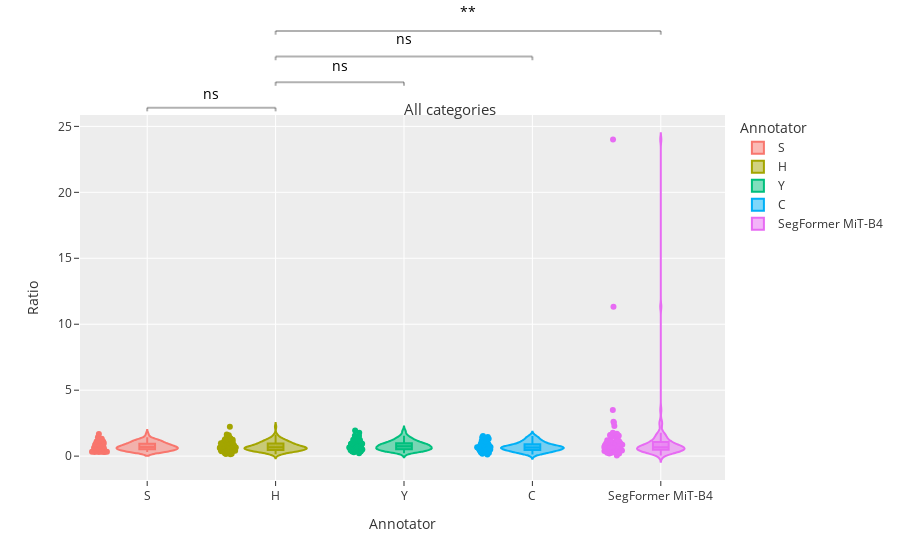

Here is the notebook cell this chart was saved with:
### Code cell
df = df_raw
# df = df[df.common == 5]
# df = df[df.ratio < 3]
filtered = df[(np.isin(df.fiber_type, ["double"]))]
try:
    model = smf.mixedlm("ratio ~ annotator", filtered, groups=filtered["image_type"])
except ValueError:
    pass
try:
    result = model.fit()
except np.linalg.LinAlgError:
    print("LinAlgError")
    pass
pvalues = np.asarray(result.pvalues)[1:]



filtered['Ratio'] = filtered['ratio'].astype(float)
filtered['Annotator'] = filtered['annotator']

fig = px.violin(
    filtered,
    y="Ratio",
    x="Annotator",
    box=True,  # draw box plot inside the violin
    points="all",  # can be 'outliers', or False
    color="Annotator",
    template="ggplot2",
    title="All categories",
)
fig = add_p_value_annotation(fig, [[0,1], [1,2], [1,3], [1, 4]], stats_test=pvalues)
# Set title to the name of the category
# Increase top margin to make room for the title
fig.update_layout(
title=dict(font=dict(size=15), automargin=True, yref='paper')
)
fig.update_layout(margin=dict(t=115))
fig.show()

### Figure 1 — Plotly figure (JSON) as saved in the notebook; plotly's stock layout.template omitted (floating-point values rounded to 4 significant figures)
{"data": [{"alignmentgroup": "True", "box": {"visible": true}, "hovertemplate": "Annotator=%{x}<br>Ratio=%{y}<extra></extra>", "legendgroup": "S", "marker": {"color": "#F8766D"}, "name": "S", "offsetgroup": "S", "orientation": "v", "points": "all", "scalegroup": "True", "showlegend": true, "type": "violin", "x": ["S", "S", "S", "S", "S", "S", "S", "S", "S", "S", "S", "S", "S", "S", "S", "S", "S", "S", "S", "S", "S", "S", "S", "S", "S", "S", "S", "S", "S", "S", "S", "S", "S", "S", "S", "S", "S", "S", "S", "S", "S", "S", "S", "S", "S", "S", "S", "S", "S", "S", "S", "S", "S", "S", "S", "S", "S", "S", "S", "S", "S", "S", "S", "S", "S", "S", "S"], "x0": " ", "xaxis": "x", "y": [0.6667, 0.88, 0.5526, 0.3077, 0.5769, 0.641, 0.4, 0.9474, 0.9643, 0.6957, 0.6, 0.7632, 0.7576, 0.6087, 0.3143, 0.5172, 0.7333, 0.3421, 0.3429, 0.8889, 0.88, 1.111, 0.9429, 0.3333, 1.0, 0.8636, 1.203, 0.4286, 0.6296, 0.4419, 0.5, 0.5814, 0.5, 0.6308, 1.098, 1.216, 1.217, 0.7073, 0.3415, 0.377, 0.3913, 0.9615, 1.125, 0.9167, 0.75, 1.318, 1.158, 1.437, 0.6176, 1.24, 0.3333, 0.5862, 0.8913, 0.5122, 0.5294, 1.194, 0.6, 0.5758, 0.325, 0.7812, 0.3333, 1.687, 0.6842, 0.8378, 0.8, 0.6552, 1.048], "y0": " ", "yaxis": "y"}, {"alignmentgroup": "True", "box": {"visible": true}, "hovertemplate": "Annotator=%{x}<br>Ratio=%{y}<extra></extra>", "legendgroup": "H", "marker": {"color": "#A3A500"}, "name": "H", "offsetgroup": "H", "orientation": "v", "points": "all", "scalegroup": "True", "showlegend": true, "type": "violin", "x": ["H", "H", "H", "H", "H", "H", "H", "H", "H", "H", "H", "H", "H", "H", "H", "H", "H", "H", "H", "H", "H", "H", "H", "H", "H", "H", "H", "H", "H", "H", "H", "H", "H", "H", "H", "H", "H", "H", "H", "H", "H", "H", "H", "H", "H", "H", "H", "H", "H", "H", "H", "H", "H", "H", "H", "H", "H", "H", "H", "H", "H", "H", "H", "H", "H", "H", "H", "H", "H", "H", "H", "H", "H", "H", "H", "H", "H", "H", "H", "H", "H", "H", "H", "H", "H", "H", "H", "H", "H", "H", "H", "H", "H", "H", "H", "H", "H", "H", "H", "H", "H", "H", "H", "H", "H", "H", "H", "H", "H"], "x0": " ", "xaxis": "x", "y": [0.6617, 0.9831, 0.2857, 0.4186, 0.2143, 0.4607, 0.5556, 0.3718, 0.1364, 0.6494, 1.192, 0.5349, 0.7667, 0.6, 0.6957, 0.7273, 0.4062, 0.625, 0.45, 0.7561, 1.0, 0.5111, 0.561, 1.276, 0.4737, 0.6098, 0.5676, 0.1818, 0.6774, 0.6341, 0.5135, 0.6739, 0.4242, 0.7333, 0.5152, 0.4333, 0.4286, 1.25, 0.3529, 0.9143, 0.92, 1.167, 0.9697, 0.3333, 0.3667, 1.0, 0.8571, 1.231, 0.3067, 0.6625, 0.4301, 0.4706, 1.098, 1.312, 1.189, 1.255, 0.3095, 0.4, 0.4783, 1.2, 0.963, 0.7037, 0.8056, 1.0, 1.353, 1.632, 2.222, 1.471, 1.357, 0.6061, 1.042, 0.7714, 0.6667, 0.8261, 0.5652, 0.9474, 1.0, 0.8864, 0.7297, 0.5937, 1.107, 1.1, 0.96, 0.5968, 0.6087, 0.8846, 0.2714, 0.5156, 0.3333, 0.6346, 0.614, 0.4028, 0.4429, 0.3704, 0.4211, 1.588, 0.7368, 0.8205, 1.024, 0.6122, 0.7778, 0.8, 0.7273, 0.1628, 0.7333, 0.6173, 0.9783, 0.56, 0.6667], "y0": " ", "yaxis": "y"}, {"alignmentgroup": "True", "box": {"visible": true}, "hovertemplate": "Annotator=%{x}<br>Ratio=%{y}<extra></extra>", "legendgroup": "Y", "marker": {"color": "#00BF7D"}, "name": "Y", "offsetgroup": "Y", "orientation": "v", "points": "all", "scalegroup": "True", "showlegend": true, "type": "violin", "x": ["Y", "Y", "Y", "Y", "Y", "Y", "Y", "Y", "Y", "Y", "Y", "Y", "Y", "Y", "Y", "Y", "Y", "Y", "Y", "Y", "Y", "Y", "Y", "Y", "Y", "Y", "Y", "Y", "Y", "Y", "Y", "Y", "Y", "Y", "Y", "Y", "Y", "Y", "Y", "Y", "Y", "Y", "Y", "Y", "Y", "Y", "Y", "Y", "Y", "Y", "Y", "Y", "Y", "Y", "Y", "Y", "Y", "Y", "Y", "Y", "Y", "Y", "Y", "Y", "Y", "Y", "Y", "Y", "Y", "Y", "Y", "Y", "Y", "Y"], "x0": " ", "xaxis": "x", "y": [1.061, 0.3778, 0.3617, 0.3034, 0.4494, 0.6753, 0.359, 0.75, 0.6765, 0.697, 0.6087, 1.519, 0.4, 0.6364, 0.775, 0.525, 0.75, 0.3871, 0.3784, 1.235, 0.6207, 0.9167, 0.8929, 0.9167, 0.3793, 0.9231, 0.8696, 0.3662, 0.6292, 0.5, 0.6341, 0.3944, 1.38, 1.0, 1.211, 1.341, 1.782, 0.5513, 0.2128, 0.4167, 0.5455, 1.208, 0.9615, 0.8889, 0.9231, 1.318, 1.412, 0.7187, 1.55, 0.8889, 1.095, 0.8936, 0.7368, 0.5, 1.231, 1.133, 1.12, 0.6515, 0.5441, 0.35, 0.8276, 0.9773, 0.6727, 0.5312, 0.5139, 0.5143, 1.937, 0.8, 0.7647, 0.9318, 0.5484, 0.6962, 0.9348, 1.095], "y0": " ", "yaxis": "y"}, {"alignmentgroup": "True", "box": {"visible": true}, "hovertemplate": "Annotator=%{x}<br>Ratio=%{y}<extra></extra>", "legendgroup": "C", "marker": {"color": "#00B0F6"}, "name": "C", "offsetgroup": "C", "orientation": "v", "points": "all", "scalegroup": "True", "showlegend": true, "type": "violin", "x": ["C", "C", "C", "C", "C", "C", "C", "C", "C", "C", "C", "C", "C", "C", "C", "C", "C", "C", "C", "C", "C", "C", "C", "C", "C", "C", "C", "C", "C", "C", "C", "C", "C", "C", "C", "C", "C", "C", "C", "C", "C", "C", "C", "C", "C", "C", "C", "C", "C", "C", "C", "C", "C", "C", "C", "C", "C", "C"], "x0": " ", "xaxis": "x", "y": [0.8033, 0.3571, 0.2609, 0.3146, 0.1204, 0.6579, 0.6522, 0.7222, 0.7714, 0.5455, 0.8788, 1.536, 0.675, 0.7241, 0.3421, 1.429, 0.3529, 0.6897, 1.125, 1.097, 0.9351, 0.3239, 0.5977, 0.4205, 0.6486, 0.5455, 0.4493, 0.8864, 1.158, 1.318, 0.6829, 0.1807, 0.5926, 0.2727, 0.4068, 0.6, 1.0, 0.9231, 0.6923, 0.9091, 1.118, 1.318, 0.7097, 1.45, 0.9167, 0.7333, 0.6486, 0.6207, 0.5652, 0.5385, 0.3247, 0.5085, 0.5806, 0.5161, 0.2857, 0.4595, 0.7805, 1.158], "y0": " ", "yaxis": "y"}, {"alignmentgroup": "True", "box": {"visible": true}, "hovertemplate": "Annotator=%{x}<br>Ratio=%{y}<extra></extra>", "legendgroup": "SegFormer MiT-B4", "marker": {"color": "#E76BF3"}, "name": "SegFormer MiT-B4", "offsetgroup": "SegFormer MiT-B4", "orientation": "v", "points": "all", "scalegroup": "True", "showlegend": true, "type": "violin", "x": ["SegFormer MiT-B4", "SegFormer MiT-B4", "SegFormer MiT-B4", "SegFormer MiT-B4", "SegFormer MiT-B4", "SegFormer MiT-B4", "SegFormer MiT-B4", "SegFormer MiT-B4", "SegFormer MiT-B4", "SegFormer MiT-B4", "SegFormer MiT-B4", "SegFormer MiT-B4", "SegFormer MiT-B4", "SegFormer MiT-B4", "SegFormer MiT-B4", "SegFormer MiT-B4", "SegFormer MiT-B4", "SegFormer MiT-B4", "SegFormer MiT-B4", "SegFormer MiT-B4", "SegFormer MiT-B4", "SegFormer MiT-B4", "SegFormer MiT-B4", "SegFormer MiT-B4", "SegFormer MiT-B4", "SegFormer MiT-B4", "SegFormer MiT-B4", "SegFormer MiT-B4", "SegFormer MiT-B4", "SegFormer MiT-B4", "SegFormer MiT-B4", "SegFormer MiT-B4", "SegFormer MiT-B4", "SegFormer MiT-B4", "SegFormer MiT-B4", "SegFormer MiT-B4", "SegFormer MiT-B4", "SegFormer MiT-B4", "SegFormer MiT-B4", "SegFormer MiT-B4", "SegFormer MiT-B4", "SegFormer MiT-B4", "SegFormer MiT-B4", "SegFormer MiT-B4", "SegFormer MiT-B4", "SegFormer MiT-B4", "SegFormer MiT-B4", "SegFormer MiT-B4", "SegFormer MiT-B4", "SegFormer MiT-B4", "SegFormer MiT-B4", "SegFormer MiT-B4", "SegFormer MiT-B4", "SegFormer MiT-B4", "SegFormer MiT-B4", "SegFormer MiT-B4", "SegFormer MiT-B4", "SegFormer MiT-B4", "SegFormer MiT-B4", "SegFormer MiT-B4", "SegFormer MiT-B4", "SegFormer MiT-B4", "SegFormer MiT-B4", "SegFormer MiT-B4", "SegFormer MiT-B4", "SegFormer MiT-B4", "SegFormer MiT-B4", "SegFormer MiT-B4", "SegFormer MiT-B4", "SegFormer MiT-B4", "SegFormer MiT-B4", "SegFormer MiT-B4", "SegFormer MiT-B4", "SegFormer MiT-B4", "SegFormer MiT-B4", "SegFormer MiT-B4", "SegFormer MiT-B4", "SegFormer MiT-B4", "SegFormer MiT-B4", "SegFormer MiT-B4", "SegFormer MiT-B4", "SegFormer MiT-B4"], "x0": " ", "xaxis": "x", "y": [0.9655, 0.425, 0.3488, 0.3556, 11.33, 2.529, 0.3293, 0.3469, 0.6939, 0.6711, 0.5349, 1.6, 0.05357, 1.216, 0.8, 0.52, 0.7222, 0.6579, 0.4211, 0.68, 0.5946, 0.75, 0.7812, 0.375, 0.7333, 1.143, 0.3611, 1.6, 0.4516, 1.5, 1.167, 0.3571, 0.58, 0.3944, 24.0, 0.4878, 1.783, 0.4265, 1.255, 1.073, 0.5873, 1.077, 1.204, 0.6792, 0.2619, 0.4902, 0.6591, 3.5, 0.5238, 0.8333, 1.5, 1.538, 0.5758, 1.591, 0.6389, 2.6, 0.9302, 0.6579, 0.6333, 0.8621, 1.133, 0.5357, 0.5942, 0.5147, 0.3974, 1.0, 0.6852, 0.4571, 0.9516, 0.25, 0.5455, 0.2, 0.5556, 1.045, 2.286, 0.2045, 1.0, 0.6111, 1.692, 0.7273, 0.3333, 0.775], "y0": " ", "yaxis": "y"}], "layout": {"annotations": [{"font": {"color": "black", "size": 14}, "showarrow": false, "text": "ns", "textangle": 0, "x": 0.5, "xref": "x", "y": 1.091, "yref": "y domain"}, {"font": {"color": "black", "size": 14}, "showarrow": false, "text": "ns", "textangle": 0, "x": 1.5, "xref": "x", "y": 1.166, "yref": "y domain"}, {"font": {"color": "black", "size": 14}, "showarrow": false, "text": "ns", "textangle": 0, "x": 2, "xref": "x", "y": 1.241, "yref": "y domain"}, {"font": {"color": "black", "size": 14}, "showarrow": false, "text": "**", "textangle": 0, "x": 2.5, "xref": "x", "y": 1.316, "yref": "y domain"}], "legend": {"title": {"text": "Annotator"}, "tracegroupgap": 0}, "margin": {"t": 115}, "shapes": [{"line": {"color": "black", "width": 2}, "type": "line", "x0": 0, "x1": 0, "xref": "x", "y0": 1.01, "y1": 1.02, "yref": "y domain"}, {"line": {"color": "black", "width": 2}, "type": "line", "x0": 0, "x1": 1, "xref": "x", "y0": 1.02, "y1": 1.02, "yref": "y domain"}, {"line": {"color": "black", "width": 2}, "type": "line", "x0": 1, "x1": 1, "xref": "x", "y0": 1.01, "y1": 1.02, "yref": "y domain"}, {"line": {"color": "black", "width": 2}, "type": "line", "x0": 1, "x1": 1, "xref": "x", "y0": 1.08, "y1": 1.09, "yref": "y domain"}, {"line": {"color": "black", "width": 2}, "type": "line", "x0": 1, "x1": 2, "xref": "x", "y0": 1.09, "y1": 1.09, "yref": "y domain"}, {"line": {"color": "black", "width": 2}, "type": "line", "x0": 2, "x1": 2, "xref": "x", "y0": 1.08, "y1": 1.09, "yref": "y domain"}, {"line": {"color": "black", "width": 2}, "type": "line", "x0": 1, "x1": 1, "xref": "x", "y0": 1.15, "y1": 1.16, "yref": "y domain"}, {"line": {"color": "black", "width": 2}, "type": "line", "x0": 1, "x1": 3, "xref": "x", "y0": 1.16, "y1": 1.16, "yref": "y domain"}, {"line": {"color": "black", "width": 2}, "type": "line", "x0": 3, "x1": 3, "xref": "x", "y0": 1.15, "y1": 1.16, "yref": "y domain"}, {"line": {"color": "black", "width": 2}, "type": "line", "x0": 1, "x1": 1, "xref": "x", "y0": 1.22, "y1": 1.23, "yref": "y domain"}, {"line": {"color": "black", "width": 2}, "type": "line", "x0": 1, "x1": 4, "xref": "x", "y0": 1.23, "y1": 1.23, "yref": "y domain"}, {"line": {"color": "black", "width": 2}, "type": "line", "x0": 4, "x1": 4, "xref": "x", "y0": 1.22, "y1": 1.23, "yref": "y domain"}], "title": {"automargin": true, "font": {"size": 15}, "text": "All categories", "yref": "paper"}, "violinmode": "overlay", "xaxis": {"anchor": "y", "categoryarray": ["S", "H", "Y", "C", "SegFormer MiT-B4"], "categoryorder": "array", "domain": [0, 1], "title": {"text": "Annotator"}}, "yaxis": {"anchor": "x", "domain": [0, 1], "title": {"text": "Ratio"}}}}
